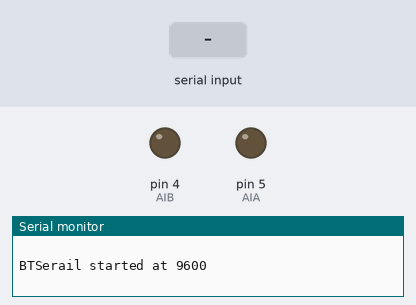
A sketch run on a simulated Arduino Uno, built with avr-gcc and run on an emulated ATmega328P. Parts: output pins drawn as LEDs (lit = HIGH), the last lines printed to the serial monitor. The inputs (shaded band) are chosen by the test bench.

Above: at 1.2 s.
1.3 s: "l" received over the second serial link
At 1.42 s:
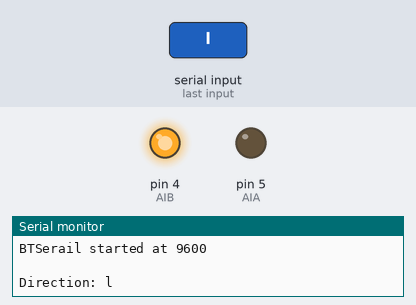
3.0 s: "r" received over the second serial link
At 3.12 s:
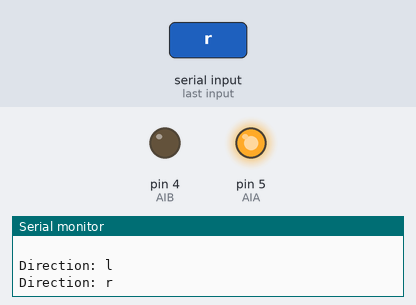
Timing chart, 0 to 6.0 s (numbered marks = the images above; inputs shaded):
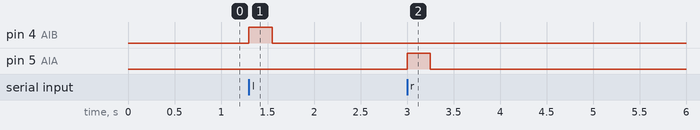

The sketch:

BT_com.ino
```cpp
#include <SoftwareSerial.h>
SoftwareSerial BTserial (2,3); //RX  / TX
const int AIA = 5; //Motor drive input A-1A
const int AIB = 4; //Motor drive input A-1B
byte speed;

const long baudRate = 9600;
char c= ' ';
boolean NL = false;

void setup() {

  Serial.begin(9600);
  Serial.print("Sketch: ");  Serial.println("Bluetooth_Test_0");
  Serial.print("Uploaded: ");  Serial.println("October 10");
  Serial.println(" ");

  BTserial.begin(baudRate);
  Serial.print("BTSerail started at "); Serial.println(baudRate);
  Serial.println(" ");

  pinMode(AIA, OUTPUT);
  pinMode(AIB, OUTPUT);
}

void loop() {
  // Read from the Bluetooth module and send to the Arduino Serial
  if(BTserial.available())
  {
    c = BTserial.read();
    Serial.print("Direction: "); Serial.println(c);
    if (c == 'l'){
      left();
    }
    else if(c == 'r'){
      right();
    }
  }

  // Read from the Serial Monitor and send to the Bluetooth module
  if(Serial.available())
  {
    c = Serial.read();
    Serial.print(c);
    BTserial.write(c);
  }
}

// Turn motor shaft clockwise
void right(){
  speed = 255;
  analogWrite(AIA, speed);
  analogWrite(AIB, 0);
  delay(250);
  stop();
}

// Turn motor shaft counter-clockwise
void left(){
  speed = 255;
  analogWrite(AIA, 0);
  analogWrite(AIB, speed);
  delay(250);
  stop();
}

// Stop motor shaft rotation
void stop(){
  speed = 0;
  analogWrite(AIA, 0);
  analogWrite(AIB, speed);
}
```

Measured:
- after the input at 1.3 s, pin 4 (AIB): LOW → HIGH at once, → LOW 0.25 s later
- after the input at 3.0 s, pin 5 (AIA): LOW → HIGH at once, → LOW 0.25 s later
